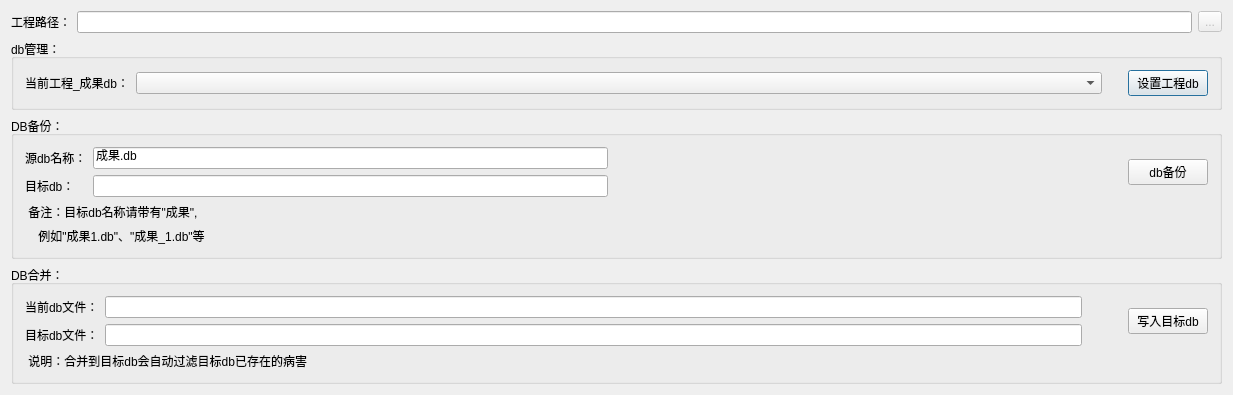
<?xml version="1.0" encoding="UTF-8"?>
<ui version="4.0">
 <class>hnDBManagerDlg</class>
 <widget class="QDialog" name="hnDBManagerDlg">
  <property name="geometry">
   <rect>
    <x>0</x>
    <y>0</y>
    <width>1233</width>
    <height>329</height>
   </rect>
  </property>
  <property name="windowTitle">
   <string>hnDBManagerDlg</string>
  </property>
  <layout class="QGridLayout" name="gridLayout_4">
   <item row="0" column="0">
    <layout class="QHBoxLayout" name="horizontalLayout">
     <item>
      <widget class="QLabel" name="label">
       <property name="text">
        <string>工程路径：</string>
       </property>
      </widget>
     </item>
     <item>
      <widget class="QLineEdit" name="lineEdit">
       <property name="readOnly">
        <bool>true</bool>
       </property>
      </widget>
     </item>
     <item>
      <widget class="QToolButton" name="toolButton">
       <property name="enabled">
        <bool>false</bool>
       </property>
       <property name="text">
        <string>...</string>
       </property>
      </widget>
     </item>
    </layout>
   </item>
   <item row="1" column="0">
    <widget class="QGroupBox" name="groupBox_2">
     <property name="title">
      <string>db管理：</string>
     </property>
     <layout class="QGridLayout" name="gridLayout_3">
      <item row="0" column="0">
       <layout class="QHBoxLayout" name="horizontalLayout_2">
        <item>
         <widget class="QLabel" name="label_4">
          <property name="sizePolicy">
           <sizepolicy hsizetype="Fixed" vsizetype="Preferred">
            <horstretch>0</horstretch>
            <verstretch>0</verstretch>
           </sizepolicy>
          </property>
          <property name="text">
           <string>当前工程_成果db：</string>
          </property>
         </widget>
        </item>
        <item>
         <widget class="QComboBox" name="comboBox_db">
          <property name="minimumSize">
           <size>
            <width>200</width>
            <height>0</height>
           </size>
          </property>
         </widget>
        </item>
        <item>
         <spacer name="horizontalSpacer_6">
          <property name="orientation">
           <enum>Qt::Horizontal</enum>
          </property>
          <property name="sizeType">
           <enum>QSizePolicy::Fixed</enum>
          </property>
          <property name="sizeHint" stdset="0">
           <size>
            <width>20</width>
            <height>20</height>
           </size>
          </property>
         </spacer>
        </item>
        <item>
         <widget class="QPushButton" name="pushButton_db">
          <property name="sizePolicy">
           <sizepolicy hsizetype="Fixed" vsizetype="Fixed">
            <horstretch>0</horstretch>
            <verstretch>0</verstretch>
           </sizepolicy>
          </property>
          <property name="text">
           <string>设置工程db</string>
          </property>
         </widget>
        </item>
       </layout>
      </item>
     </layout>
    </widget>
   </item>
   <item row="2" column="0">
    <widget class="QGroupBox" name="groupBox">
     <property name="title">
      <string>DB备份：</string>
     </property>
     <layout class="QGridLayout" name="gridLayout_2">
      <item row="0" column="0">
       <layout class="QGridLayout" name="gridLayout">
        <item row="0" column="1">
         <widget class="QLineEdit" name="lineEdit_source">
          <property name="text">
           <string>成果.db</string>
          </property>
         </widget>
        </item>
        <item row="0" column="0">
         <widget class="QLabel" name="label_2">
          <property name="text">
           <string>源db名称：</string>
          </property>
         </widget>
        </item>
        <item row="1" column="0">
         <widget class="QLabel" name="label_3">
          <property name="text">
           <string>目标db：</string>
          </property>
         </widget>
        </item>
        <item row="1" column="1">
         <widget class="QLineEdit" name="lineEdit_dest"/>
        </item>
        <item row="0" column="2">
         <spacer name="horizontalSpacer">
          <property name="orientation">
           <enum>Qt::Horizontal</enum>
          </property>
          <property name="sizeHint" stdset="0">
           <size>
            <width>40</width>
            <height>20</height>
           </size>
          </property>
         </spacer>
        </item>
        <item row="1" column="2">
         <spacer name="horizontalSpacer_2">
          <property name="orientation">
           <enum>Qt::Horizontal</enum>
          </property>
          <property name="sizeHint" stdset="0">
           <size>
            <width>40</width>
            <height>20</height>
           </size>
          </property>
         </spacer>
        </item>
       </layout>
      </item>
      <item row="0" column="1">
       <widget class="QPushButton" name="pushButton_copy">
        <property name="text">
         <string>db备份</string>
        </property>
       </widget>
      </item>
      <item row="2" column="0">
       <widget class="QLabel" name="label_6">
        <property name="text">
         <string>    例如&quot;成果1.db&quot;、&quot;成果_1.db&quot;等</string>
        </property>
       </widget>
      </item>
      <item row="1" column="0">
       <widget class="QLabel" name="label_5">
        <property name="text">
         <string> 备注：目标db名称请带有&quot;成果&quot;,</string>
        </property>
       </widget>
      </item>
     </layout>
    </widget>
   </item>
   <item row="3" column="0">
    <widget class="QGroupBox" name="groupBox_3">
     <property name="title">
      <string>DB合并：</string>
     </property>
     <layout class="QGridLayout" name="gridLayout_5">
      <item row="0" column="1">
       <widget class="QPushButton" name="pushButton_copy_2">
        <property name="text">
         <string>写入目标db</string>
        </property>
       </widget>
      </item>
      <item row="0" column="0">
       <layout class="QGridLayout" name="gridLayout_6">
        <item row="0" column="1">
         <widget class="QLineEdit" name="lineEdit_source_2">
          <property name="text">
           <string/>
          </property>
          <property name="readOnly">
           <bool>true</bool>
          </property>
         </widget>
        </item>
        <item row="1" column="2">
         <spacer name="horizontalSpacer_4">
          <property name="orientation">
           <enum>Qt::Horizontal</enum>
          </property>
          <property name="sizeType">
           <enum>QSizePolicy::Fixed</enum>
          </property>
          <property name="sizeHint" stdset="0">
           <size>
            <width>40</width>
            <height>20</height>
           </size>
          </property>
         </spacer>
        </item>
        <item row="0" column="0">
         <widget class="QLabel" name="label_7">
          <property name="text">
           <string>当前db文件：</string>
          </property>
         </widget>
        </item>
        <item row="1" column="0">
         <widget class="QLabel" name="label_8">
          <property name="text">
           <string>目标db文件：</string>
          </property>
         </widget>
        </item>
        <item row="0" column="2">
         <spacer name="horizontalSpacer_3">
          <property name="orientation">
           <enum>Qt::Horizontal</enum>
          </property>
          <property name="sizeType">
           <enum>QSizePolicy::Fixed</enum>
          </property>
          <property name="sizeHint" stdset="0">
           <size>
            <width>40</width>
            <height>20</height>
           </size>
          </property>
         </spacer>
        </item>
        <item row="1" column="1">
         <widget class="QLineEdit" name="lineEdit_dest_2">
          <property name="readOnly">
           <bool>true</bool>
          </property>
         </widget>
        </item>
       </layout>
      </item>
      <item row="1" column="0">
       <widget class="QLabel" name="label_9">
        <property name="text">
         <string> 说明：合并到目标db会自动过滤目标db已存在的病害</string>
        </property>
       </widget>
      </item>
     </layout>
    </widget>
   </item>
  </layout>
 </widget>
 <layoutdefault spacing="6" margin="11"/>
 <resources/>
 <connections/>
</ui>
